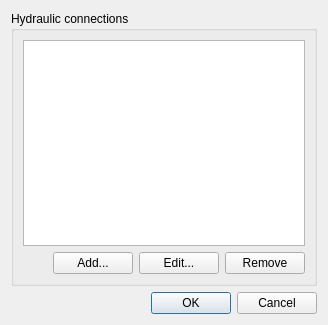
<?xml version="1.0" encoding="UTF-8"?>
<ui version="4.0">
 <class>HydraulicConnections</class>
 <widget class="QDialog" name="HydraulicConnections">
  <property name="geometry">
   <rect>
    <x>0</x>
    <y>0</y>
    <width>328</width>
    <height>325</height>
   </rect>
  </property>
  <property name="windowTitle">
   <string>Define hydraulic connections</string>
  </property>
  <layout class="QVBoxLayout" name="verticalLayout_2">
   <item>
    <widget class="QGroupBox" name="groupBox">
     <property name="title">
      <string>Hydraulic connections</string>
     </property>
     <layout class="QVBoxLayout" name="verticalLayout">
      <item>
       <widget class="QListWidget" name="connectionsListWidget"/>
      </item>
      <item>
       <layout class="QHBoxLayout" name="horizontalLayout">
        <item>
         <spacer name="horizontalSpacer">
          <property name="orientation">
           <enum>Qt::Horizontal</enum>
          </property>
          <property name="sizeHint" stdset="0">
           <size>
            <width>18</width>
            <height>20</height>
           </size>
          </property>
         </spacer>
        </item>
        <item>
         <widget class="QPushButton" name="addConnectionButton">
          <property name="text">
           <string>Add...</string>
          </property>
         </widget>
        </item>
        <item>
         <widget class="QPushButton" name="editConnectionButton">
          <property name="text">
           <string>Edit...</string>
          </property>
         </widget>
        </item>
        <item>
         <widget class="QPushButton" name="removeConnectionButton">
          <property name="text">
           <string>Remove</string>
          </property>
         </widget>
        </item>
       </layout>
      </item>
     </layout>
    </widget>
   </item>
   <item>
    <layout class="QHBoxLayout" name="horizontalLayout_2">
     <item>
      <spacer name="horizontalSpacer_2">
       <property name="orientation">
        <enum>Qt::Horizontal</enum>
       </property>
       <property name="sizeHint" stdset="0">
        <size>
         <width>40</width>
         <height>20</height>
        </size>
       </property>
      </spacer>
     </item>
     <item>
      <widget class="QDialogButtonBox" name="okCancelButtonBox">
       <property name="standardButtons">
        <set>QDialogButtonBox::Cancel|QDialogButtonBox::Ok</set>
       </property>
      </widget>
     </item>
    </layout>
   </item>
  </layout>
 </widget>
 <resources/>
 <connections/>
</ui>
